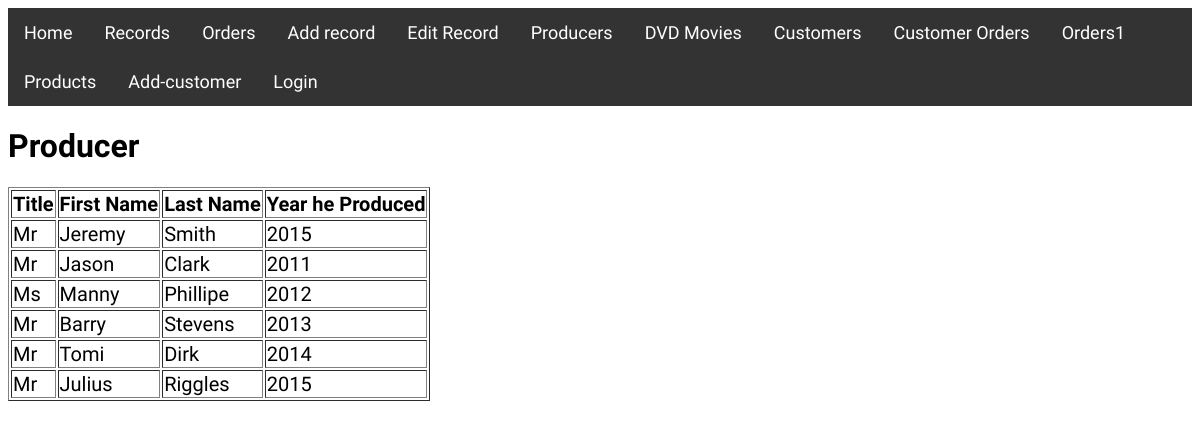
/?page=producer, run on the app's committed database.
### tables this page shows
CREATE TABLE producer(
	id INT AUTO_INCREMENT,
	title VARCHAR(70),
	first_name VARCHAR(50),
    last_name VARCHAR(50),
    year INT,
    PRIMARY KEY(id)
);

### views/producer.php (the view, shortened to what this page needs)
<?php
$content = "<h1>Producer</h1>";
$sql = "SELECT title, first_name, last_name,year FROM producer";
$result = mysqli_query($link, $sql);
if ($result === false) {
    echo mysqli_error($link);
} else {
    $content .= "<table border='1'><tbody>";
  $content .= "<thead><tr><th>Title</th><th>First Name</th><th>Last Name </th><th>Year he Produced</th></tr></thead>";
    $content .= "<tbody>";
    while ($row = mysqli_fetch_assoc($result)) {
        $content .= "<tr>";
        $content .= "<td>".$row['title']."</td>";
        $content .= "<td>".$row['first_name']."</td>";
            $content .= "<td>".$row['last_name']."</td>";
                $content .= "<td>".$row['year']."</td>";
        $content .= "</tr>";
    }
    $content .= "</tbody></table>";
}
echo $content;
?>

### data on the page
producer: title "Mr", first_name "Jeremy", last_name "Smith", year "2015"
producer: title "Mr", first_name "Jason", last_name "Clark", year "2011"
producer: title "Ms", first_name "Manny", last_name "Phillipe", year "2012"
producer: title "Mr", first_name "Barry", last_name "Stevens", year "2013"
producer: title "Mr", first_name "Tomi", last_name "Dirk", year "2014"
producer: title "Mr", first_name "Julius", last_name "Riggles", year "2015"
